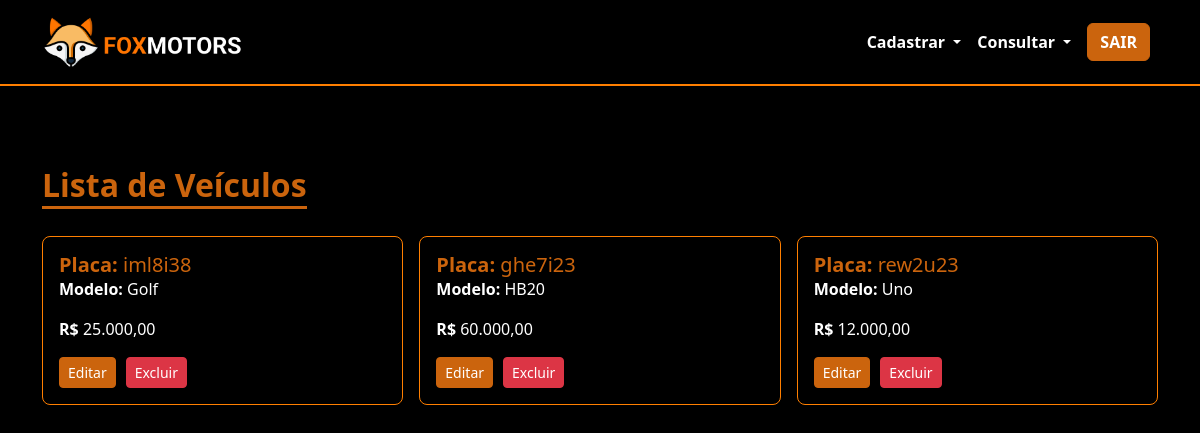
The page /consultarVeiculo.php on the database its author committed.
### tables this page shows
CREATE TABLE `veiculos` (
  `id` int(11) NOT NULL,
  `placa` varchar(7) NOT NULL,
  `modelo` varchar(255) NOT NULL,
  `ano_modelo` int(4) NOT NULL,
  `marca` varchar(100) NOT NULL,
  `cor` varchar(50) NOT NULL,
  `observacao` text DEFAULT NULL,
  `status` enum('disponivel','reservado','manutencao','vendido') NOT NULL,
  `data_registro` timestamp NOT NULL DEFAULT current_timestamp(),
  `preco` decimal(10,2) NOT NULL,
  `imagem` varchar(255) DEFAULT NULL
);

### classes/Veiculo.php (called while the page is built, shortened)
<?php
class Veiculo {
    private $conn;
    public function __construct($db) {
        $this->conn = $db;
    }
    public function listarTodos() {
        try {
            $query = "SELECT * FROM veiculos";
            $stmt = $this->conn->prepare($query);
            $stmt->execute();
            return $stmt->fetchAll(PDO::FETCH_ASSOC);
        } catch (Exception $e) {
            echo "Erro ao listar veículos: " . $e->getMessage();
            return false;
        }
    }
}
?>

### consultarVeiculo.php (the view, shortened to what this page needs)
<?php
include_once './config/config.php';
include_once './classes/Veiculo.php';
$veiculo = new Veiculo($db);
$veiculos = $veiculo->listarTodos();
?>
<!DOCTYPE html>
<html lang="pt-br">
<head>
    <link href="https://cdn.jsdelivr.net/npm/bootstrap@5.3.0/dist/css/bootstrap.min.css" rel="stylesheet">
</head>
<body>
    <header>
        <nav class="navbar navbar-expand-lg navbar-dark d-flex align-items-center fixed-top">
            <div class="container">
                <a class="navbar-brand me-auto" href="portal.php"><img src="./imagens/logo.png" alt="Logo" class="img-fluid"></a>
                <div class="collapse navbar-collapse" id="navbarNav">
                    <ul class="navbar-nav ms-auto d-flex align-items-center d-none d-lg-flex">
                        <li class="nav-item dropdown">
                            <a class="nav-link dropdown-toggle fw-bold" href="#" id="navbarDropdown" role="button" data-bs-toggle="dropdown" aria-expanded="false">
                                Cadastrar
                            </a>
                        </li>
                        <li class="nav-item dropdown">
                            <a class="nav-link dropdown-toggle fw-bold" href="#" id="navbarDropdown" role="button" data-bs-toggle="dropdown" aria-expanded="false">
                                Consultar
                            </a>
                        </li>
                        <li class="nav-item"><a class="nav-link fw-bold" href="logout.php"><button class="btn btn-warning fw-bold">SAIR</button></a></li>
                    </ul>
                </div>
            </div>
        </nav>
    </header><br><br>
    <div class="container mt-5">
        <h2 class="text-center titulo">Lista de Veículos</h2><br><br>
        <div class="cliente-grid">
            <?php foreach ($veiculos as $veiculo): ?>
                <div class="cliente-card">
                    <h5 class="card-title"><strong>Placa: </strong> <?php echo $veiculo['placa']; ?></h5>
                    <p class="card-text"><strong>Modelo: </strong><?php echo $veiculo['modelo']; ?></p>
                    <p class="card-text"><strong>R$ </strong><?= number_format($veiculo['preco'], 2, ',', '.'); ?></p>
                    <div class="actions-btn">
                        <a href="editarVeiculo.php?id=<?php echo $veiculo['id']; ?>" class="btn btn-warning btn-sm">Editar</a>
                        <a href="deletarVeiculo.php?id=<?php echo $veiculo['id']; ?>" class="btn btn-danger btn-sm" onclick="return confirm('Tem certeza que deseja deletar?');">Excluir</a>
                    </div>
                </div>
            <?php endforeach; ?>
        </div>
    </div>
</body>
</html>

### consultarVeiculo.php (style rules this page uses)
:root { --primary-color: #cb640d; --background-color: #000; --text-color: #ffffff; --link-color: #cb640d; --border-color: #ff7f00; --hover-color: #f9bb64; }
body { background-color: var(--background-color); color: var(--text-color); padding-top: 70px; }
.navbar { background-color: var(--background-color); border-bottom: 2px solid var(--border-color); }
.navbar-nav .nav-link { color: var(--text-color); }
.navbar-brand img { max-width: 200px; }
.btn-warning { background-color: var(--primary-color); border-color: var(--primary-color); color: var(--text-color); }
.titulo { color: var(--primary-color); font-size: 2rem; font-weight: bold; display: inline-block; position: relative; }
.titulo::after { content: ''; position: absolute; bottom: -5px; left: 0; width: 100%; height: 3px; background-color: var(--primary-color); }
.cliente-card { background-color: var(--background-color); border: 1px solid var(--border-color); border-radius: 8px; padding: 16px; margin-bottom: 16px; }
.cliente-card h5 { color: var(--primary-color); }
.actions-btn { display: flex; gap: 10px; }
@media (min-width: 768px) { .cliente-grid { display: grid; grid-template-columns: repeat(3, 1fr); gap: 16px; } }

### rows shown on the page
veiculos: placa "iml8i38", modelo "Golf", preco "25.000,00"
veiculos: placa "ghe7i23", modelo "HB20", preco "60.000,00"
veiculos: placa "rew2u23", modelo "Uno", preco "12.000,00"
